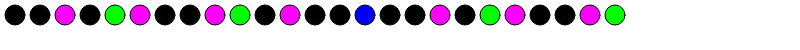
Frame 1 (no input)
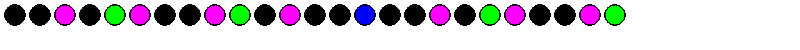
Frame 60 (no input)
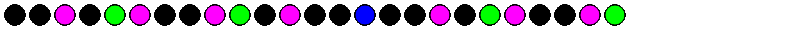
Frame 120 (the mouse pressed at the canvas centre since frame 60)

The p5.js sketch that drew these frames (run headless with seeded random() and noise() and a simulated clock; from frame 60 on, the mouse is pressed at the canvas centre):

// p5.js sketch
// ── sketch.js
function setup() {
  // put setup code here
  createCanvas(800,50);
}

//Changes the speed of the ball
var distance = 25;
var circleSize = 20; //Must be smaller than the distance variable
var numberOfCircles = 25;
var xOffset = 15;
var yOffset = 15;

//Do not touch for any reason other than for debugging


function draw() {
  // put drawing code here
  for (i=0;i<numberOfCircles;i++) {
    if ((i+1)%3 == 0) {
      if ((i+1)%5 == 0) {
        fill(0,0,255);
      }
      else {
        fill(255,0,255);
      }
    }
    else if ((i+1)%5 == 0) {
      fill(0,255,0);
    }
    else {
      fill(0,0,0);
    }
    circle(distance*i + xOffset, yOffset, circleSize);
  }
  
}
